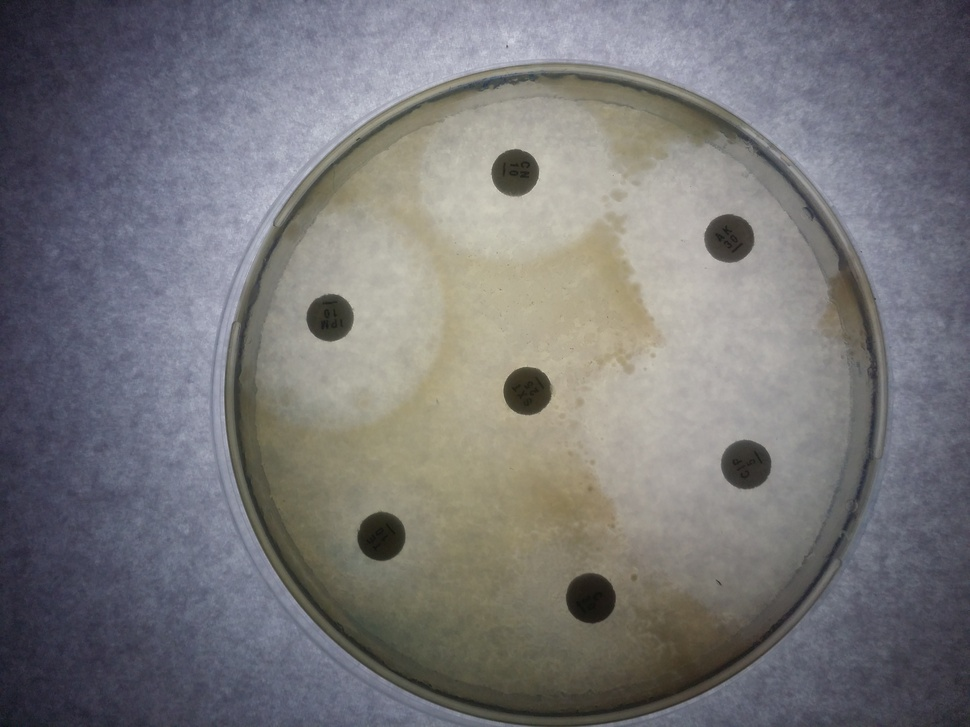
#> input picture test/data/IMG_20160523_095300.jpg, 970 x 727 px, shrunk from 4128 x 3096 before the run
$ python color_spaces.py
#> lines starting #> are read from the running program, lines starting #| are printed output that depends on the picture


import matplotlib
matplotlib.use('Qt5Agg')

from matplotlib import pyplot as plt
import numpy as np
import cv2

img = cv2.imread('../test/data/IMG_20160523_095300.jpg')
#> img is the input picture: shape (727, 970, 3); mean B, G, R 120, 118.3, 119.4

img_cy = cv2.cvtColor(img,cv2.COLOR_BGR2YUV)
#> img_cy: shape (727, 970, 3); mean of channels 0, 1, 2 118.8, 128.7, 128.4
img_cy[:,:,0] = 0.5
#> img_cy: shape (727, 970, 3); mean of channels 0, 1, 2 0, 128.7, 128.4

# (channel_y, channel_u, channel_v) = cv2.split(img_cy)
# channel_y = 0.5
# channel_y = (np.ones(shape=channel_u.shape))*0.5
#
# im = cv2.equalizeHist(channel_y,channel_u,channel_v)

img_LAB = cv2.cvtColor(img,cv2.COLOR_BGR2LAB)
#> img_LAB: shape (727, 970, 3); mean of channels 0, 1, 2 126.1, 129.1, 127


# [12 lines of commented-out code are left out]

img_LAB_L = img_LAB.copy()
img_LAB_A = img_LAB.copy()
img_LAB_B = img_LAB.copy()

img_LAB[:,:,0] = 0.5
#> img_LAB: shape (727, 970, 3); mean of channels 0, 1, 2 0, 129.1, 127

img_LAB_L[:,:,1] = 0
#> img_LAB_L: shape (727, 970, 3); mean of channels 0, 1, 2 126.1, 0, 127
img_LAB_L[:,:,2] = 0
#> img_LAB_L: shape (727, 970, 3); mean of channels 0, 1, 2 126.1, 0, 0
img_LAB_A[:,:,2] = 0.0
#> img_LAB_A: shape (727, 970, 3); mean of channels 0, 1, 2 126.1, 129.1, 0
img_LAB_A[:,:,0] = 0.0
#> img_LAB_A: shape (727, 970, 3); mean of channels 0, 1, 2 0, 129.1, 0
img_LAB_B[:,:,0:2] = 0.0
#> img_LAB_B: shape (727, 970, 3); mean of channels 0, 1, 2 0, 0, 127


########################################################################################################################

image__ = cv2.resize(img_LAB_B,(int(img_LAB_B.shape[0]/8),int(img_LAB_B.shape[1]/8)))
#> image__: shape (121, 90, 3); mean of channels 0, 1, 2 0, 0, 127

Result = np.zeros(image__.shape)

for i in range(image__.shape[0]):
    for j in range(image__.shape[1]):
        if image__[i,j,2] < 113:
            pass
        elif image__[i,j,2] < 126:
            Result[i, j, 0] = 255
        elif image__[i, j, 2] < 149:
            Result[i, j, 1] = 255
        else:
            Result[i, j, 2] = 255
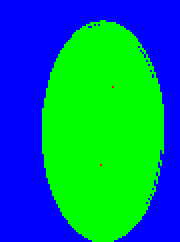
#> Result: shape (121, 90, 3) float64 (shown 2 times larger); mean of channels 0, 1, 2 130.4, 124.5, 0; drawn as B, G, R


########################################################################################################################

Z = img_LAB_B.reshape((-1,3))

# convert to np.float32
Z = np.float32(Z)

# define criteria, number of clusters(K) and apply kmeans()
criteria = (cv2.TERM_CRITERIA_EPS + cv2.TERM_CRITERIA_MAX_ITER, 10, 1.0)
K = 3
ret,label,center=cv2.kmeans(Z,K,None,criteria,10,cv2.KMEANS_RANDOM_CENTERS)
#> ret = 3613546.7; center = [[0, 0, 132.1], [0, 0, 118.6], [0, 0, 140.6]]

# Now convert back into uint8, and make original image
center = np.uint8(center)
#> center = [[0, 0, 132], [0, 0, 118], [0, 0, 140]]
res = center[label.flatten()]
res2 = res.reshape((img_cy.shape))
#> res2: shape (727, 970, 3); mean of channels 0, 1, 2 0, 0, 126.5

cv2.imshow('res2',cv2.resize(res2,(512,512)))


cv2.imshow('img',cv2.resize(img,(512,512)))
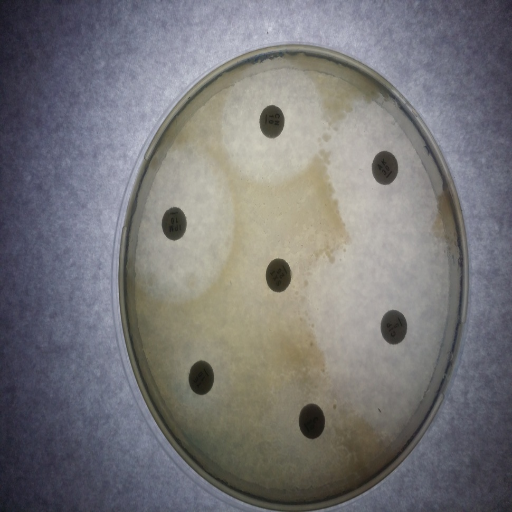
#> window 'img': shape (512, 512, 3); mean B, G, R 119.9, 118.2, 119.2
cv2.imshow('img_cy',cv2.resize(img_cy,(512,512)))
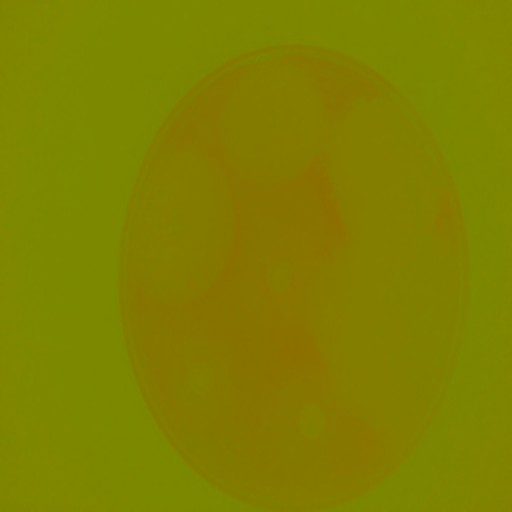
#> window 'img_cy': shape (512, 512, 3); mean B, G, R 0, 128.7, 128.4
cv2.imshow('img_LAB',cv2.resize(img_LAB,(512,512)))

cv2.imshow('img_LAB_A',cv2.resize(img_LAB_A,(512,512)))
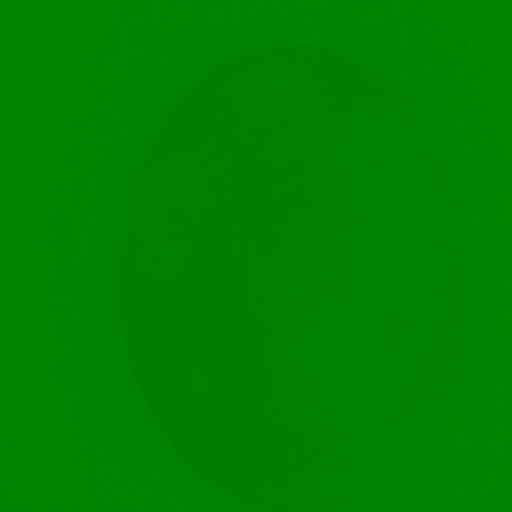
#> window 'img_LAB_A': shape (512, 512, 3); mean B, G, R 0, 129, 0
cv2.imshow('img_LAB_B',cv2.resize(img_LAB_B,(512,512)))
cv2.imshow('img_LAB_L',cv2.resize(img_LAB_L,(512,512)))
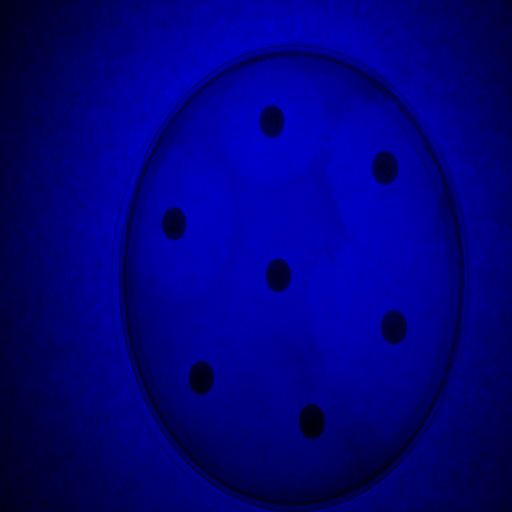
#> window 'img_LAB_L': shape (512, 512, 3); mean B, G, R 126, 0, 0

cv2.imshow('Result',Result)


# cv2.imshow('img_HLS_H',cv2.resize(img_HLS_H,(512,512)))
# cv2.imshow('img_HLS_L',cv2.resize(img_HLS_L,(512,512)))
# cv2.imshow('img_HLS_S',cv2.resize(img_HLS_S,(512,512)))

k = cv2.waitKey()
#> (key Esc is pressed here)


plt.figure(1)
chan_A = img_LAB[:,:,1]
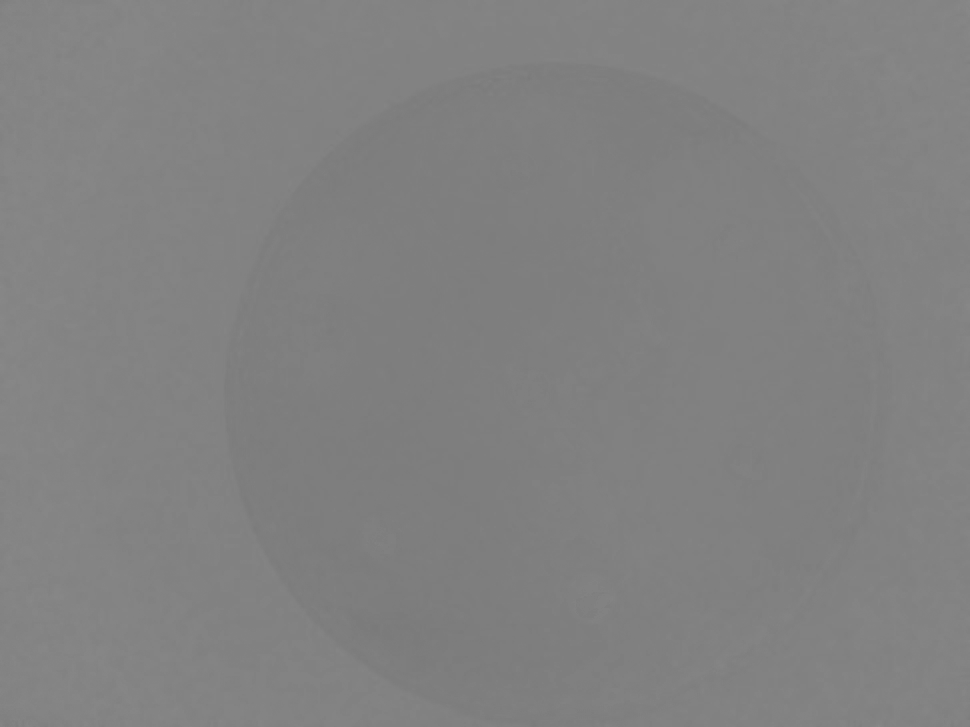
#> chan_A: shape (727, 970); min 121, max 137, mean 129.1
plt.hist(chan_A.ravel(),256,[0,256])
plt.title("channel A")


plt.figure(2)
chan_B = img_LAB[:,:,2]
plt.hist(chan_B.ravel(),256,[0,256])
plt.title("channel B")


plt.figure(3)
chan_B = img_LAB_L[:,:,0]
plt.hist(chan_B.ravel(),256,[0,256])
plt.title("channel L")

plt.show()
#> figure, not shown here; tallest bar 112995 high, from x = 130 to 131
#> figure, not shown here; tallest bar 66692 high, from x = 120 to 121
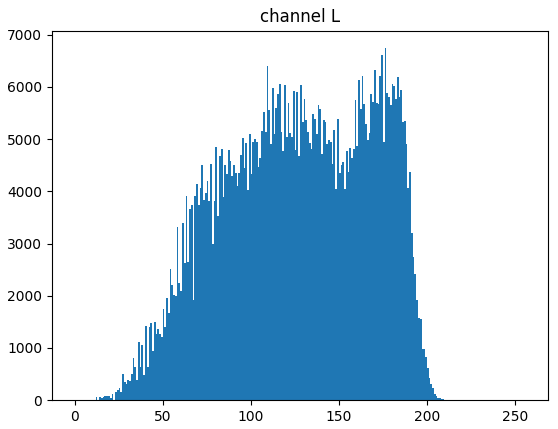
#> figure drawn by matplotlib, 1 panel; tallest bar 6743 high, from x = 176 to 177


if k == 27:
    cv2.destroyAllWindows()

$ run again, with test/data/IMG_20160523_094258.jpg copied over test/data/IMG_20160523_095300.jpg
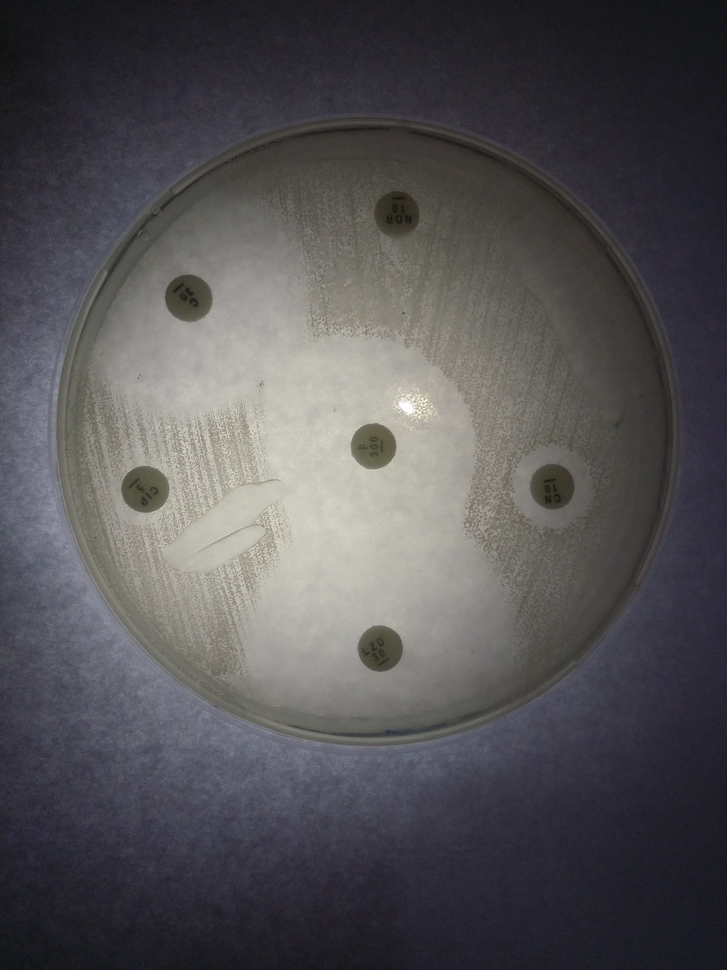
#> input picture test/data/IMG_20160523_094258.jpg, 727 x 970 px, shrunk from 3096 x 4128 before the run
#> img is the input picture: shape (970, 727, 3); mean B, G, R 84.9, 82.2, 83.9
#> img_LAB_B: shape (970, 727, 3); mean of channels 0, 1, 2 0, 0, 126.3
#> image__: shape (90, 121, 3); mean of channels 0, 1, 2 0, 0, 126.2
#> after the loop `for i in range(image__.shape[0]):`:
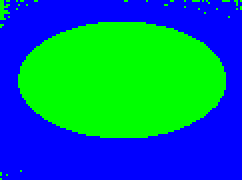
#> Result: shape (90, 121, 3) float64 (shown 2 times larger); mean of channels 0, 1, 2 141.2, 113.8, 0; drawn as B, G, R
#> `ret,label,center=cv2.kmeans(Z,K,None,criteria,10,cv2.KMEANS_RANDOM_CEN..`: ret = 1859461.5; center = [[0, 0, 132.3], [0, 0, 122.5], [0, 0, 119.7]]
#> `center = np.uint8(center)`: center = [[0, 0, 132], [0, 0, 122], [0, 0, 119]]
#> res2: shape (970, 727, 3); mean of channels 0, 1, 2 0, 0, 125.7
#> `plt.show()`:
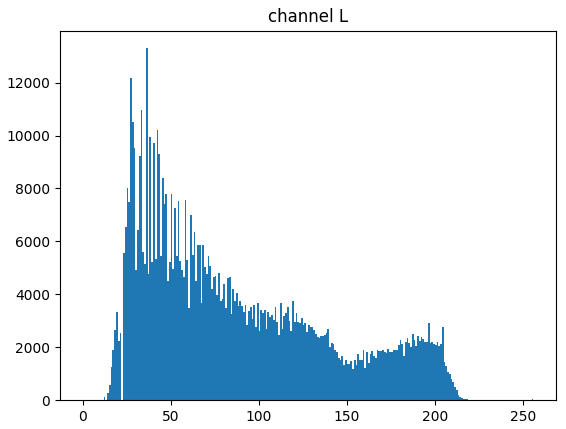
#> figure drawn by matplotlib, 1 panel; tallest bar 13301 high, from x = 36 to 37
